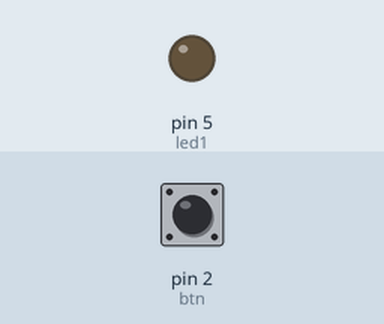
Simulated run of this sketch. Board: Arduino Uno, built with avr-gcc and run on an emulated ATmega328P. Shown: output pins drawn as LEDs (lit = HIGH). Inputs (shaded band) come from the test bench; at power-on: pin 2 (btn) HIGH. What the sketch prints to the serial monitor is not drawn.

Above: at 1.2 s.
1.3 s: pin 2 (btn) pulled LOW for 0.15 s
At 2.0 s:
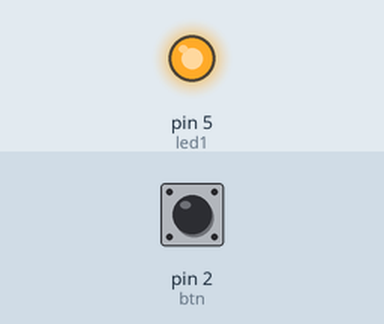
2.9 s: pin 2 (btn) pulled LOW for 1 s
At 4.4 s:
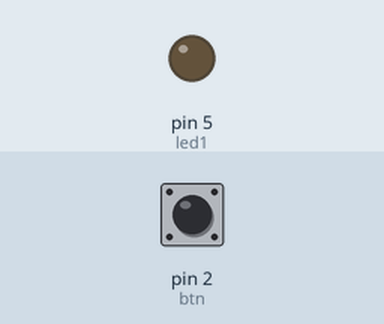
5.4 s: pin 2 (btn) pulled LOW for 3.2 s
At 9.2 s:
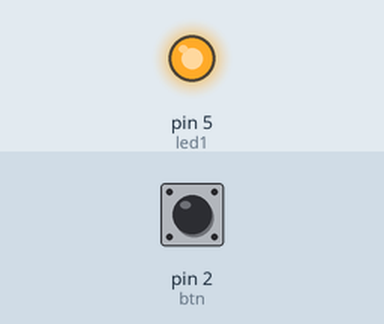
Timing chart, 0 to 10.7 s (numbered marks = the images above; inputs shaded):
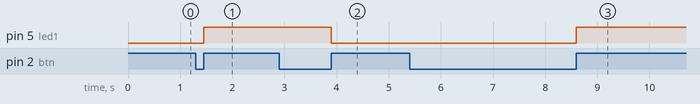

Measured:
- after the input at 1.3 s, pin 5 (led1): LOW → HIGH after 0.15 s
- after the input at 2.9 s, pin 5 (led1): HIGH → LOW after 1.0 s
- after the input at 5.4 s, pin 5 (led1): LOW → HIGH after 3.2 s

The sketch:

A02_Button1.ino
```cpp
/*******************************
 * Nama File : A02_Button1.ino
 * Menaktif Tombol-0 dan Led-4
 *******************************/
/* Uno --> P-02 (Display kit)
 *  2   -->  0
 *  5   -->  4
 * -------------
 *  Uno --> Pwr
 *  5V  -->  +
 *  Gnd -->  G
 */
const int btn = 2;
const int led1 = 5;

void setup() {
  Serial.begin(9600);
  pinMode(btn,INPUT);
  pinMode(led1,OUTPUT);
}

void loop() {
  Serial.println(digitalRead(led1));
  if (digitalRead(btn)==0) {
    do
    { }
    while (digitalRead(btn)==0);

    digitalWrite(led1,! digitalRead(led1));
   delay(20);
  }
}
```
